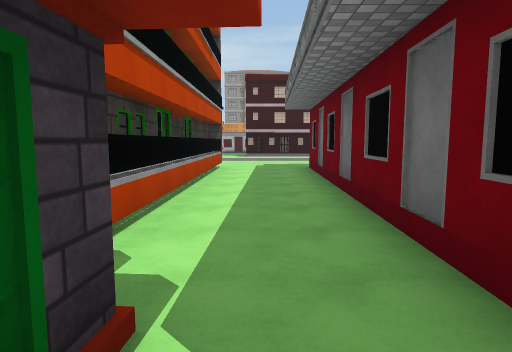
View 1 (above)

24 first-person views from a walk through a Unity game level. The camera is 1.5 m above the floor, tilts 6° down and sees 75° across. The floor is counted in squares, 2 m on a side. Each view is taken from the middle of a square. On the plan, view 1 faces up. The plan holds only what a view shows up to about 11 squares ahead; the rest is blank. The place goes on beyond the plan. The player is left out. Some animated figures are not drawn. Surface patterns are stand-ins for the level's own textures.

View 2
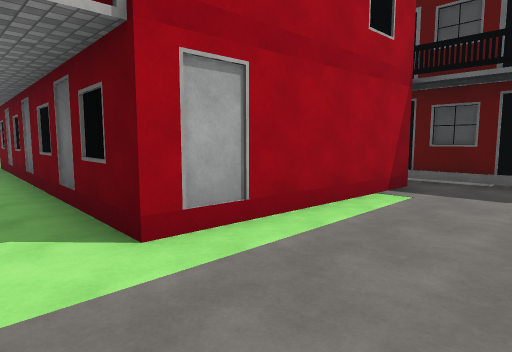

View 3
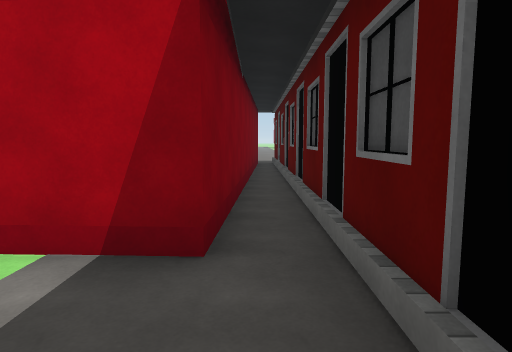

View 4
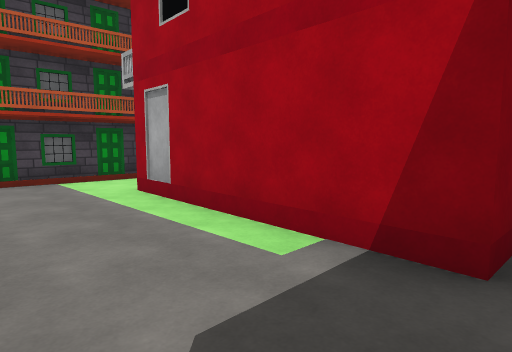

View 5
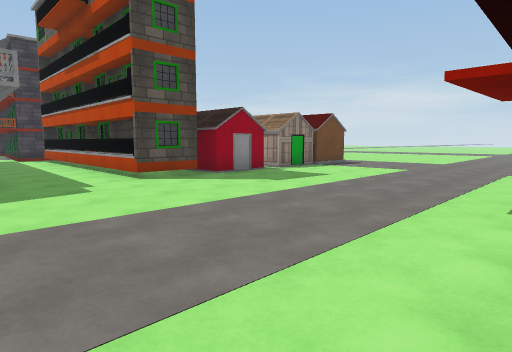

View 6
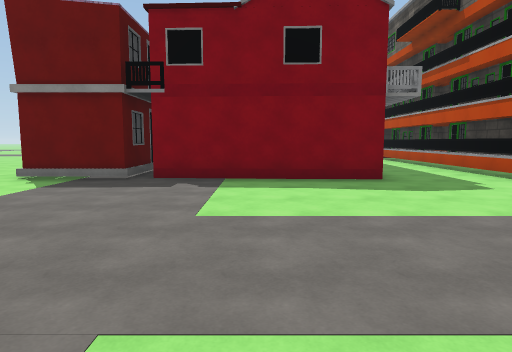

View 7
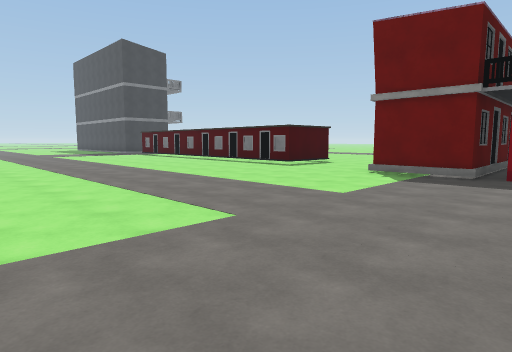

View 8
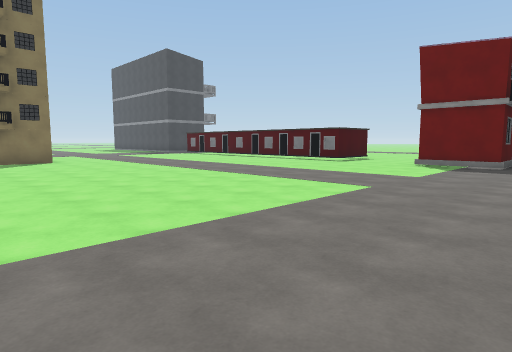

View 9
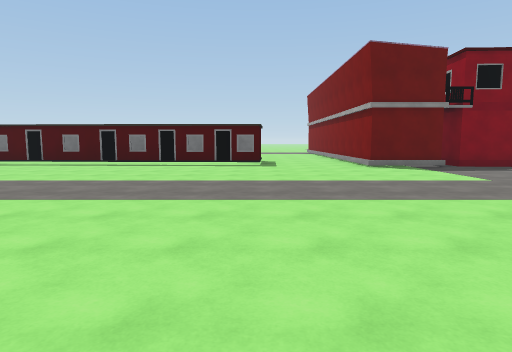

View 10
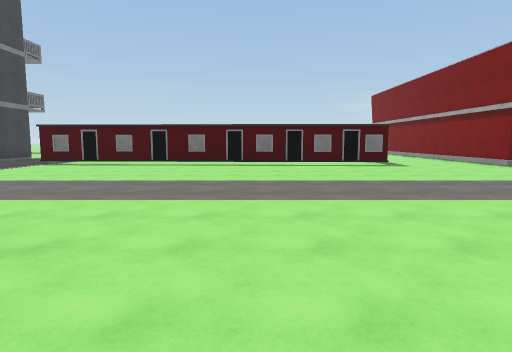

View 11
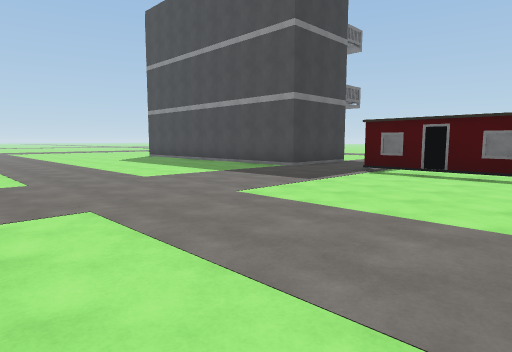

View 12
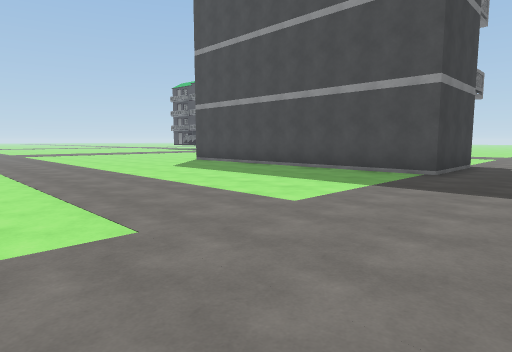

View 13
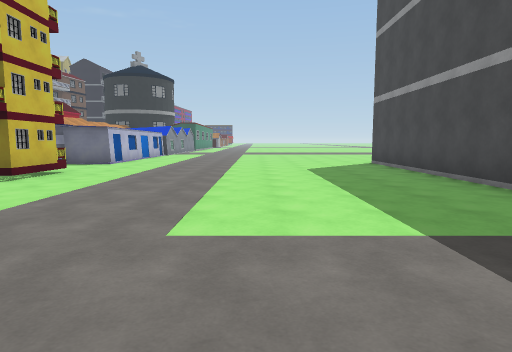

View 14
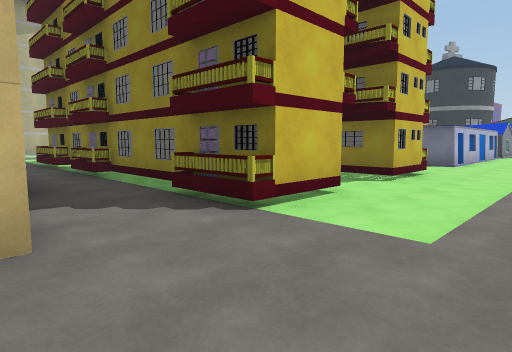

View 15
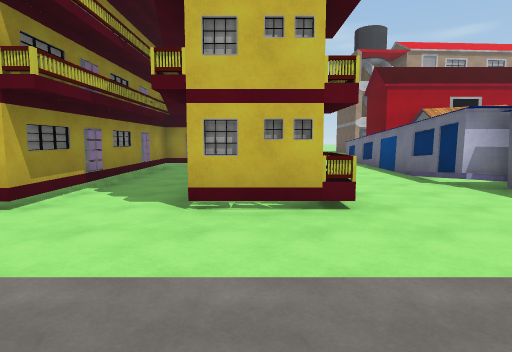

View 16
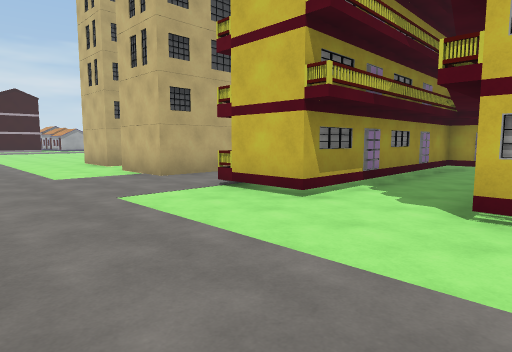

View 17
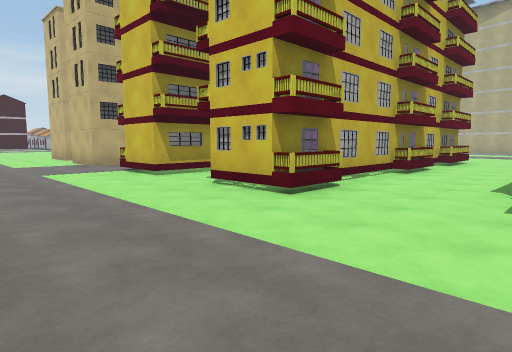

View 18
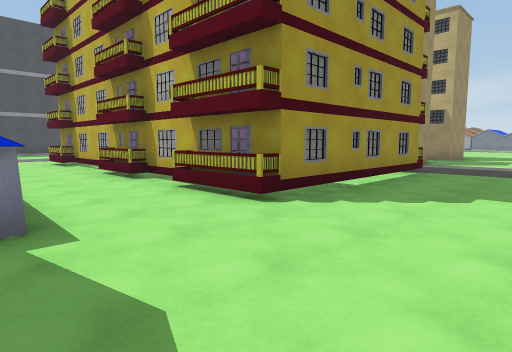

View 19
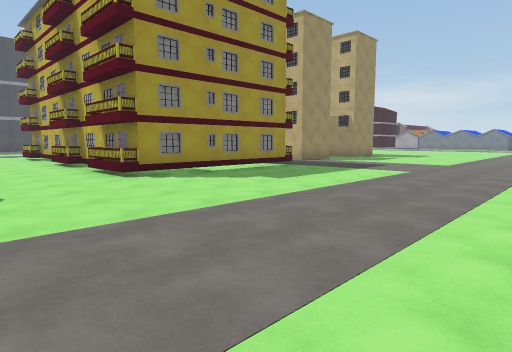

View 20
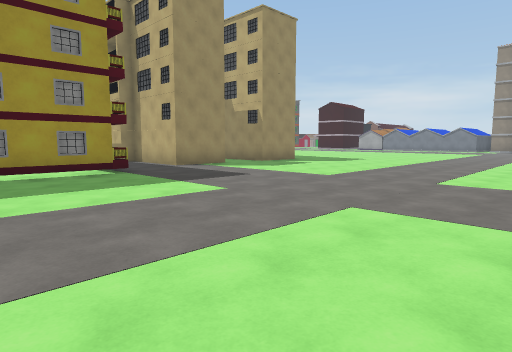

View 21
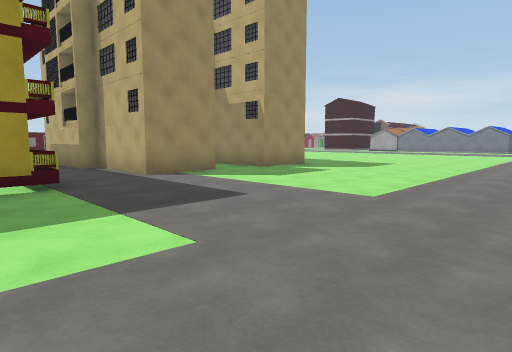

View 22
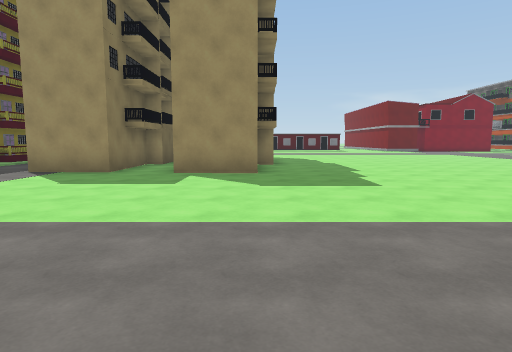

View 23
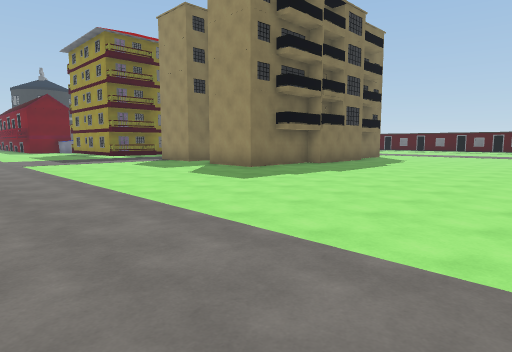

View 24
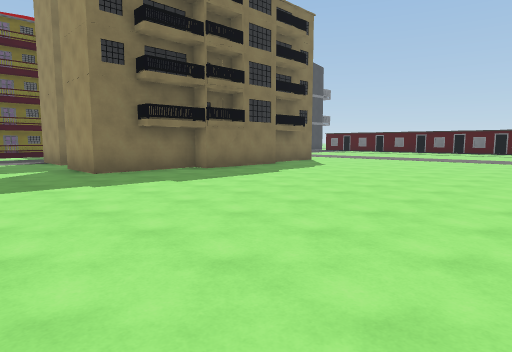

### Floor plan
Points are (right, up) in squares from view 1. A wall is a line through its corners. A room is listed if a view was taken in it or the views show most of it. See-through windows are left out.
Room 1 (views 1, 2, 3, 4)
walls: (-0.5, 1.3) (-0.7, -1.2); (6.6, -1.2) (6.6, 9.4); (5.9, 5) (5.7, 0.1) (1.1, 0.3)
ways out: opening at (0.5, 1) to room 2
Room 2 (views 5, 6, 7, 8, 9, 10, 11, 12, 13, 14, 15, 16, 17, 18, 19, 20, 21, 22, 23, 24)
walls: (17.4, 19.8) (17.4, 22.5) (18, 22.5) (18, 25.3) (19.9, 25.3) (19.9, 23.4); (18, 17.2) (18, 18.4); (19.9, 17.4) (19.9, 16.9) (18.3, 16.9); (21, 22.2) (21.5, 22.2) (21.5, 25) (23.5, 25) (23.5, 22.2) (24, 22.2) (24, 19.3); (23.5, 18.8) (23.5, 16.6) (21.5, 16.6); (25.5, 21.3) (25.5, 22.9); (25.5, 24.1) (25.5, 26.2) (31.1, 26.2) (31.1, 24.1) (30.6, 24.1); (25.9, 16.5) (25.9, 25.5); (11.9, 8.2) (11.9, 8.6) (23, 8.1); (25.9, 25.6) (25.9, 26.2); (8.7, 9.4) (8.7, 7.9); (28, 22.9) (27.3, 22.9) (27.3, 16.6) (25.5, 16.6) (25.5, 18.2); (6.6, 9.3) (8.7, 9.2); (29.3, 16.6) (29.3, 17.8); (30.6, 17.9) (31.1, 17.9) (30.6, 17.9); (30.6, 22.5) (31.1, 22.5) (31.1, 20.9) (30.6, 20.9); (31.1, 17.9) (31.1, 16.6) (29.3, 16.6); (30.7, 26.2) (30.7, 16.5); (25.5, 5) (25.5, 8) (34, 7.6); (33.5, 18.3) (33.5, 24); (34.5, 16.9) (34, 16.9) (34, 18.3); (-1.4, 9) (-1.4, 6.5); (-2.5, 9.7) (-1, 9.6) (-1.1, 2.4); (-1.4, 5.8) (-1.5, 3.3); (1.1, 0.3) (1.5, 9.5) (6.1, 9.3); (-7.6, 9.9) (-6.7, 9.9)
low walls: (6.6, 9.4) (8.7, 9.4)
ways out: opening at (0.5, 1) to room 1; opening at (-1.5, 2); opening at (10, 6.3); opening at (24.5, 5)
objects: other object (-5, 7) to (-5, 9); other object (-3, 9); other object (-2, 16); building (0, 16)

Where each view was taken, in squares from view 1:
view 1: 0 up, 0 right, facing up
view 2: 2 down, 0 right, facing up-right
view 3: 2 down, 6 right, facing up
view 4: 2 down, 6 right, facing up-left
view 5: 16 up, 2 right, facing down-left
view 6: 16 up, 4 right, facing down
view 7: 17 up, 5 right, facing down-right
view 8: 20 up, 5 right, facing down-right
view 9: 19 up, 12 right, facing down
view 10: 19 up, 16 right, facing down
view 11: 16 up, 19 right, facing down-right
view 12: 16 up, 23 right, facing down-right
view 13: 12 up, 23 right, facing right
view 14: 14 up, 23 right, facing up-right
view 15: 13 up, 30 right, facing up
view 16: 13 up, 30 right, facing up-left
view 17: 13 up, 34 right, facing up-left
view 18: 29 up, 34 right, facing down-left
view 19: 33 up, 34 right, facing down-left
view 20: 34 up, 29 right, facing down-left
view 21: 32 up, 27 right, facing down-left
view 22: 33 up, 18 right, facing down
view 23: 32 up, 11 right, facing down-right
view 24: 28 up, 10 right, facing down-right
